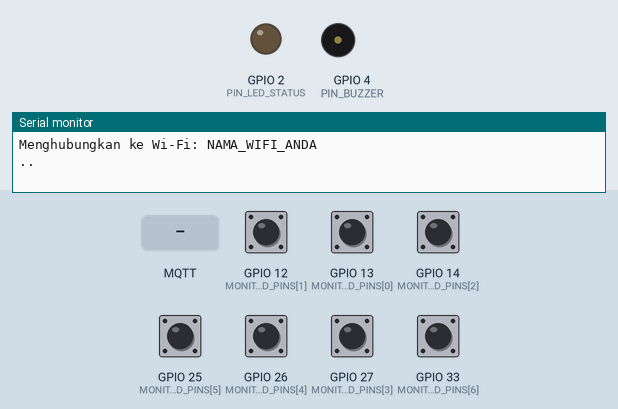
Simulated run of this sketch. Board: ESP32. Shown: output pins drawn as LEDs (lit = HIGH), buzzer (waves = sounding), the last lines printed to the serial monitor. Dashed ring = blinking. The test bench sets the inputs (shaded band); at power-on: GPIO 12 (MONITORED_PINS[1]), GPIO 13 (MONITORED_PINS[0]), GPIO 14 (MONITORED_PINS[2]), GPIO 25 (MONITORED_PINS[5]), GPIO 26 (MONITORED_PINS[4]), GPIO 27 (MONITORED_PINS[3]), GPIO 33 (MONITORED_PINS[6]) HIGH. WiFi joins after 1.5 s; servers stay silent unless stated; no MQTT or app messages arrive unless stated.

Above: at 0.3 s.
At 2.7 s:
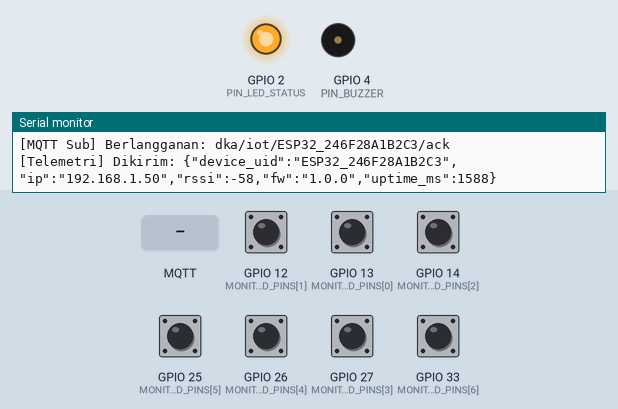
2.8 s: MQTT message "1" arrives on the first subscribed topic
At 3.0 s:
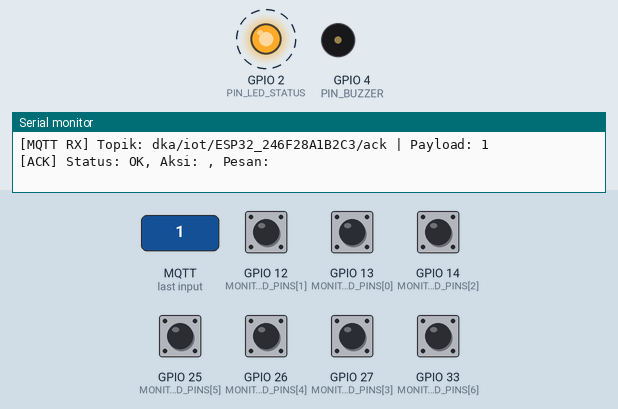
4.7 s: GPIO 12 (MONITORED_PINS[1]) pulled LOW for 0.15 s
6.3 s: MQTT message "OK" arrives on the first subscribed topic
7.8 s: MQTT message "on" arrives on the first subscribed topic
Timing chart, 0 to 10.3 s (numbered marks = the images above; inputs shaded):
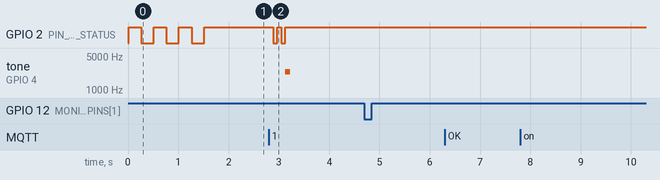

Measured:
- after the input at 2.8 s, GPIO 2 (PIN_LED_STATUS): alternates HIGH for 0.08 s and LOW for 0.08 s, 4 changes in all, then stays HIGH, starting after 0.08 s; tone on GPIO 4 (PIN_BUZZER): silent → 2400 Hz after 0.32 s, → silent 0.10 s later

The sketch:

esp32_queue_button.ino
```cpp
/*
 * =========================================================================================
 * DKASigma Digital Signage Enterprise - IoT Queue Controller Firmware
 * Modul: NodeMCU ESP32 (ESP-WROOM-32 / ESP32 Dev Module)
 * Protokol: MQTT (PubSubClient) + JSON (ArduinoJson)
 *
 * Fitur:
 * - Multi-tombol fisik berbasis pin GPIO (INPUT_PULLUP)
 * - Otomatis mendeteksi MAC Address sebagai Device UID (tanpa perlu setting manual)
 * - Anti-bouncing presisi berbasis millis() (50ms debouncing)
 * - Penanganan ACK visual LED: Kedip 2x jika aksi berhasil, kedip lambat jika dinonaktifkan
 * - Telemetri periodik (Wi-Fi RSSI, IP address, uptime) tiap 30 detik
 * =========================================================================================
 */

#include <WiFi.h>
#include <PubSubClient.h>
#include <ArduinoJson.h>

// =========================================================================================
// 1. KONFIGURASI WI-FI & MQTT BROKER
// =========================================================================================
const char* WIFI_SSID     = "NAMA_WIFI_ANDA";
const char* WIFI_PASSWORD = "PASSWORD_WIFI_ANDA";

// Alamat IP atau Hostname MQTT Broker (Server DKASigma / Nginx Proxy)
// Contoh jika di jaringan lokal: "192.168.1.100" atau "mqtt.local.sigma.dkaapis.com"
const char* MQTT_SERVER   = "192.168.1.100";
const int   MQTT_PORT     = 1883;

// Autentikasi MQTT (Kosongkan jika broker disetel mode anonymous)
const char* MQTT_USER     = "";
const char* MQTT_PASSWORD = "";

// =========================================================================================
// 2. KONFIGURASI PIN HARDWARE
// =========================================================================================
// Pin LED Indikator Onboard (Umumnya GPIO 2 pada modul NodeMCU ESP32)
const int PIN_LED_STATUS = 2;

// Pin Buzzer Piezo Pasif / Aktif (Opsional, hubungkan ke GND dan GPIO 4, set -1 jika tidak ada)
const int PIN_BUZZER     = 4;

// Daftar pin GPIO yang dipantau untuk tombol pushbutton (terhubung antara GPIO dan GND)
// Pin-pin ini dapat dipetakan langsung dari web dashboard DKASigma Studio!
const int MONITORED_PINS[] = {13, 12, 14, 27, 26, 25, 33};
const int NUM_PINS = sizeof(MONITORED_PINS) / sizeof(MONITORED_PINS[0]);

// =========================================================================================
// 3. VARIABEL INTERNAL & DEBOUNCING
// =========================================================================================
WiFiClient espClient;
PubSubClient mqttClient(espClient);

char deviceUid[32];
char topicAction[64];
char topicAck[64];
char topicTelemetry[64];

// Debounce arrays per pin
int pinLastState[NUM_PINS];
int pinCurrentState[NUM_PINS];
unsigned long pinLastDebounceTime[NUM_PINS];
const unsigned long DEBOUNCE_DELAY_MS = 50;

unsigned long lastTelemetryTime = 0;
const unsigned long TELEMETRY_INTERVAL_MS = 30000; // Tiap 30 detik

// =========================================================================================
// 4. HELPER SOUND & LED FEEDBACK
// =========================================================================================
void triggerBuzzer(int durationMs, int toneFreq = 2000) {
  if (PIN_BUZZER >= 0) {
    #if defined(ESP32)
      // Gunakan tone sederhana jika hardware mendukung
      tone(PIN_BUZZER, toneFreq, durationMs);
    #endif
  }
}

void blinkFeedback(bool success) {
  if (success) {
    // Kedip 2x cepat (Sukses diterima server)
    for (int i = 0; i < 2; i++) {
      digitalWrite(PIN_LED_STATUS, HIGH);
      delay(80);
      digitalWrite(PIN_LED_STATUS, LOW);
      delay(80);
    }
    digitalWrite(PIN_LED_STATUS, HIGH); // Kembalikan ke solid ON
    triggerBuzzer(100, 2400);
  } else {
    // Kedip 1x panjang (Diabaikan / Dinonaktifkan di Dashboard)
    digitalWrite(PIN_LED_STATUS, LOW);
    delay(400);
    digitalWrite(PIN_LED_STATUS, HIGH);
    triggerBuzzer(300, 800);
  }
}

// =========================================================================================
// 5. MQTT CALLBACK & SUBSCRIPTION
// =========================================================================================
void onMqttMessage(char* topic, byte* payload, unsigned int length) {
  char message[256];
  if (length >= sizeof(message)) length = sizeof(message) - 1;
  memcpy(message, payload, length);
  message[length] = '\0';

  Serial.print("[MQTT RX] Topik: ");
  Serial.print(topic);
  Serial.print(" | Payload: ");
  Serial.println(message);

  // Parsing respon ACK dari server
  StaticJsonDocument<256> doc;
  DeserializationError err = deserializeJson(doc, message);
  if (!err) {
    const char* status = doc["status"] | "OK";
    const char* action = doc["action"] | "";
    const char* msg    = doc["message"] | "";

    Serial.printf("[ACK] Status: %s, Aksi: %s, Pesan: %s\n", status, action, msg);

    if (strcmp(status, "OK") == 0) {
      blinkFeedback(true);
    } else {
      blinkFeedback(false);
    }
  }
}

// =========================================================================================
// 6. KONEKSI WI-FI & MQTT
// =========================================================================================
void setupWifi() {
  delay(10);
  Serial.println();
  Serial.print("Menghubungkan ke Wi-Fi: ");
  Serial.println(WIFI_SSID);

  WiFi.mode(WIFI_STA);
  WiFi.begin(WIFI_SSID, WIFI_PASSWORD);

  // Dapatkan MAC address dan bentuk Device UID
  String mac = WiFi.macAddress();
  mac.replace(":", "");
  snprintf(deviceUid, sizeof(deviceUid), "ESP32_%s", mac.c_str());

  // Siapkan topik MQTT
  snprintf(topicAction, sizeof(topicAction), "dka/iot/%s/action", deviceUid);
  snprintf(topicAck, sizeof(topicAck), "dka/iot/%s/ack", deviceUid);
  snprintf(topicTelemetry, sizeof(topicTelemetry), "dka/iot/%s/telemetry", deviceUid);

  while (WiFi.status() != WL_CONNECTED) {
    digitalWrite(PIN_LED_STATUS, !digitalRead(PIN_LED_STATUS));
    delay(250);
    Serial.print(".");
  }

  digitalWrite(PIN_LED_STATUS, HIGH);
  Serial.println("\n[Wi-Fi] Terhubung!");
  Serial.print("[Wi-Fi] Alamat IP ESP32: ");
  Serial.println(WiFi.localIP());

  Serial.println("=================================================");
  Serial.println("   DKASigma Digital Signage - IoT Controller    ");
  Serial.print("   DEVICE UID : ");
  Serial.println(deviceUid);
  Serial.println("   (Salin UID ini ke tab 'Perangkat IoT' di Web)");
  Serial.println("=================================================");
}

void reconnectMqtt() {
  while (!mqttClient.connected()) {
    Serial.print("Menghubungkan ke MQTT Broker (");
    Serial.print(MQTT_SERVER);
    Serial.print(")... ");

    bool connected = false;
    if (strlen(MQTT_USER) > 0) {
      connected = mqttClient.connect(deviceUid, MQTT_USER, MQTT_PASSWORD);
    } else {
      connected = mqttClient.connect(deviceUid);
    }

    if (connected) {
      Serial.println("BERHASIL!");
      digitalWrite(PIN_LED_STATUS, HIGH);

      // Subscribe ke topik ACK konfirmasi
      mqttClient.subscribe(topicAck);
      Serial.printf("[MQTT Sub] Berlangganan: %s\n", topicAck);

      // Kirim telemetri awal saat online
      sendTelemetry();
    } else {
      Serial.print("GAGAL, rc=");
      Serial.print(mqttClient.state());
      Serial.println(". Mencoba lagi dalam 5 detik...");
      digitalWrite(PIN_LED_STATUS, LOW);
      delay(5000);
    }
  }
}

void sendTelemetry() {
  StaticJsonDocument<200> doc;
  doc["device_uid"] = deviceUid;
  doc["ip"]         = WiFi.localIP().toString();
  doc["rssi"]       = WiFi.RSSI();
  doc["fw"]         = "1.0.0";
  doc["uptime_ms"]  = millis();

  char buffer[200];
  serializeJson(doc, buffer);
  mqttClient.publish(topicTelemetry, buffer);
  Serial.printf("[Telemetri] Dikirim: %s\n", buffer);
}

void sendButtonPress(int pin) {
  StaticJsonDocument<200> doc;
  doc["device_uid"] = deviceUid;
  doc["pin"]        = pin;
  doc["event"]      = "PRESS";
  doc["uptime_ms"]  = millis();

  char buffer[200];
  serializeJson(doc, buffer);
  mqttClient.publish(topicAction, buffer);

  Serial.printf("[Tombol Ditekan] GPIO %d dipublikasikan ke %s: %s\n", pin, topicAction, buffer);
}

// =========================================================================================
// 7. SETUP & LOOP
// =========================================================================================
void setup() {
  Serial.begin(115200);

  // Inisialisasi LED status
  pinMode(PIN_LED_STATUS, OUTPUT);
  digitalWrite(PIN_LED_STATUS, LOW);

  // Inisialisasi buzzer jika ada
  if (PIN_BUZZER >= 0) {
    pinMode(PIN_BUZZER, OUTPUT);
    digitalWrite(PIN_BUZZER, LOW);
  }

  // Inisialisasi pin tombol input dengan INTERNAL PULLUP
  for (int i = 0; i < NUM_PINS; i++) {
    pinMode(MONITORED_PINS[i], INPUT_PULLUP);
    pinLastState[i] = HIGH;
    pinCurrentState[i] = HIGH;
    pinLastDebounceTime[i] = 0;
  }

  setupWifi();

  mqttClient.setServer(MQTT_SERVER, MQTT_PORT);
  mqttClient.setCallback(onMqttMessage);
}

void loop() {
  if (WiFi.status() != WL_CONNECTED) {
    setupWifi();
  }

  if (!mqttClient.connected()) {
    reconnectMqtt();
  }
  mqttClient.loop();

  // Kirim telemetri periodik tiap 30 detik
  if (millis() - lastTelemetryTime > TELEMETRY_INTERVAL_MS) {
    lastTelemetryTime = millis();
    sendTelemetry();
  }

  // Deteksi penekanan tombol fisik (Active LOW dengan internal pullup)
  for (int i = 0; i < NUM_PINS; i++) {
    int pin = MONITORED_PINS[i];
    int reading = digitalRead(pin);

    if (reading != pinLastState[i]) {
      pinLastDebounceTime[i] = millis();
    }

    if ((millis() - pinLastDebounceTime[i]) > DEBOUNCE_DELAY_MS) {
      if (reading != pinCurrentState[i]) {
        pinCurrentState[i] = reading;

        // Tombol baru saja ditekan (transisi dari HIGH ke LOW)
        if (pinCurrentState[i] == LOW) {
          sendButtonPress(pin);
        }
      }
    }

    pinLastState[i] = reading;
  }
}
```
